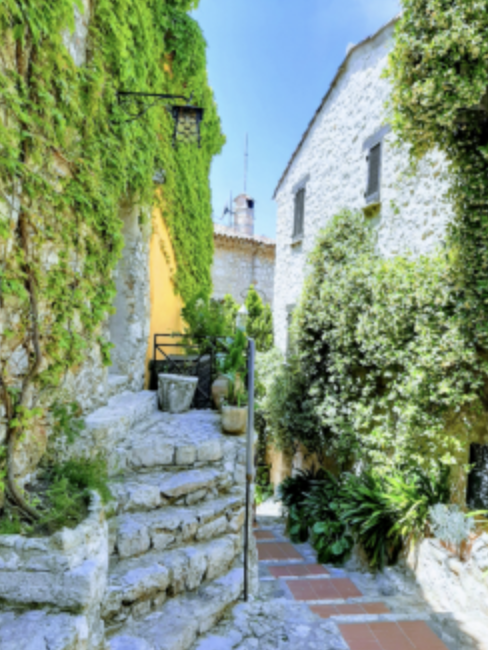
#> input picture ImageInpainting/Image/image.png, 488 x 650 px, found by its file name
$ python face_detection_in_images.py
#> lines starting #> are read from the running program, lines starting #| are printed output that depends on the picture; after the words box and inside, x2 and y2 are one past the last pixel; in counts of white or black regions, pixels touching at a corner belong together
import cv2
face_cascade=cv2.CascadeClassifier("haarcascade_frontalface_default.xml")
a=cv2.imread("image.png")
#> a is the input picture: shape (650, 488, 3); mean B, G, R 126.1, 150.7, 130.9
g=cv2.cvtColor(a,cv2.COLOR_BGR2GRAY)
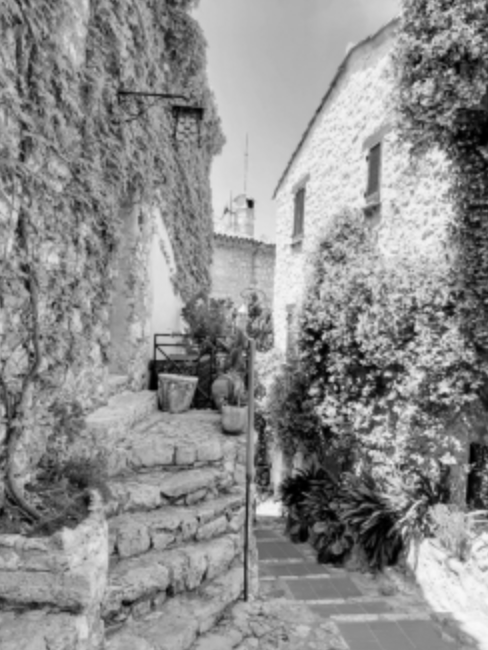
#> g: shape (650, 488); min 0, max 248, mean 142
faces=face_cascade.detectMultiScale(g,1.05,5)
#> faces = [[115, 530, 26, 26], [394, 511, 32, 32], [343, 50, 61, 61]]
for (x,y,w,h) in faces:
    a=cv2.rectangle(a,(x,y),(x+w,y+h),(0,255,0),3)
#> this loop made 3 passes
#> pass 1, `a=cv2.rectangle(a,(x,y),(x+w,y+h),(0,255,0),3)`:
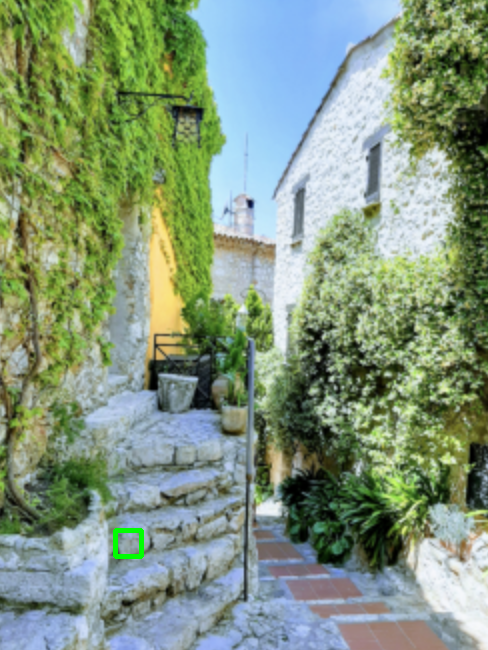
#> a: shape (650, 488, 3); 0.16% of pixels changed, all inside (x1, y1, x2, y2) = (113, 528, 144, 559)
#> pass 2, `a=cv2.rectangle(a,(x,y),(x+w,y+h),(0,255,0),3)`:
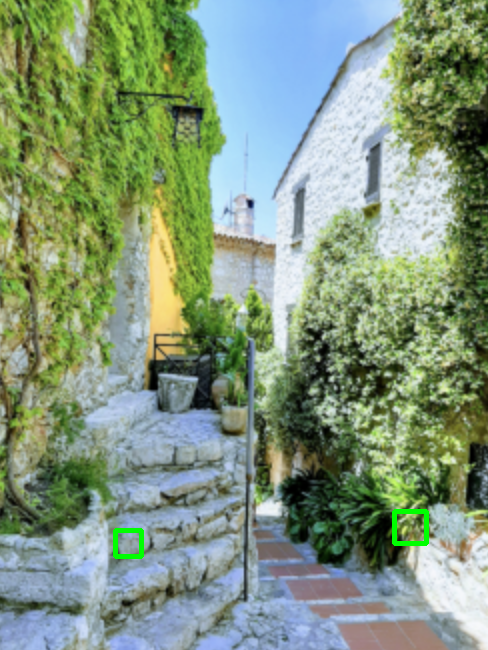
#> a: shape (650, 488, 3); 0.2% of pixels changed, all inside (x1, y1, x2, y2) = (392, 509, 429, 546)
#> pass 3, `a=cv2.rectangle(a,(x,y),(x+w,y+h),(0,255,0),3)`:
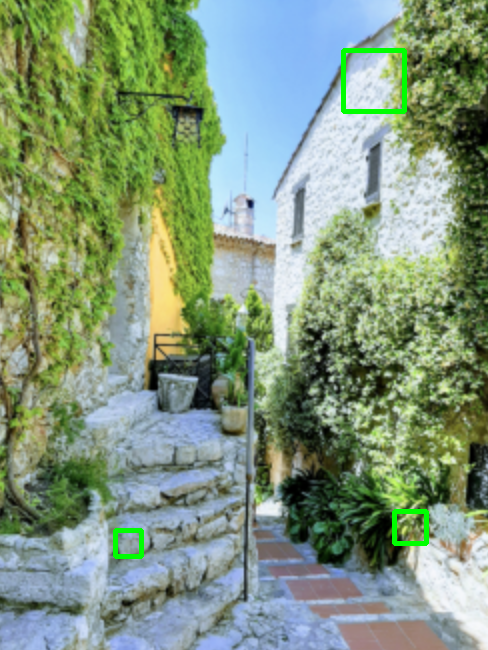
#> a: shape (650, 488, 3); 0.38% of pixels changed, all inside (x1, y1, x2, y2) = (341, 48, 407, 114)
s=cv2.resize(a,(500,500))
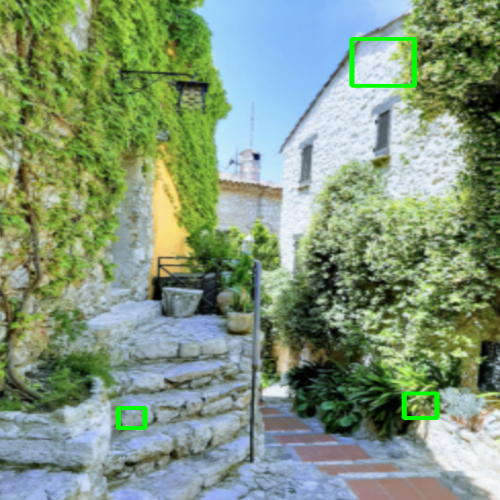
#> s: shape (500, 500, 3); mean B, G, R 124.9, 151.3, 129.7
cv2.imshow('F',s)
cv2.waitKey(0)
cv2.destroyAllWindows()
